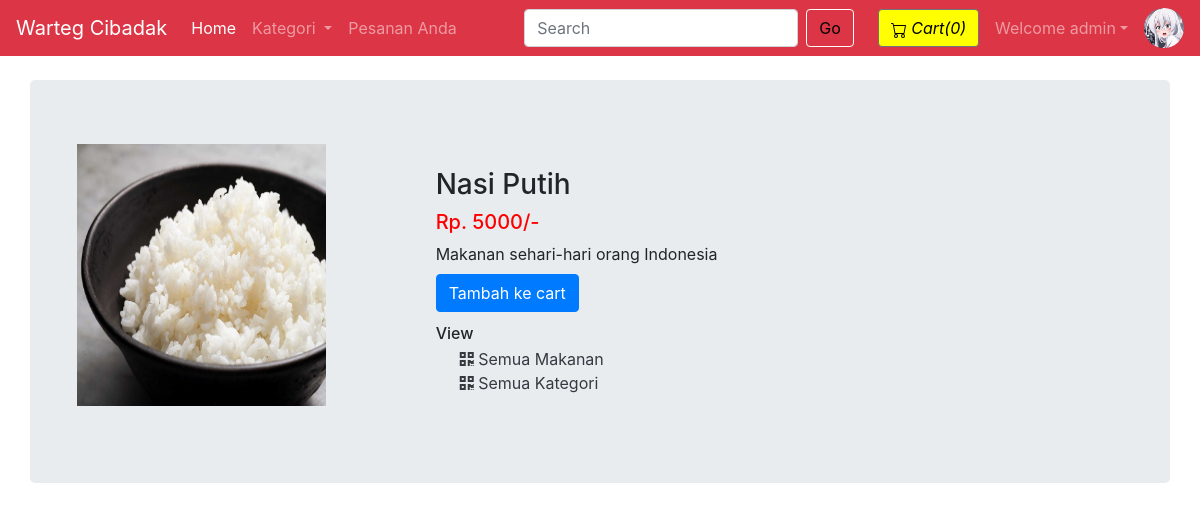
Screenshot of /viewMenu.php?menu_id=1 (signed in) with the database file from the repository.
### tables this page shows
CREATE TABLE IF NOT EXISTS `situs` (
  `id_situs` int unsigned NOT NULL AUTO_INCREMENT,
  `nama_situs` varchar(21) NOT NULL,
  `email` varchar(35) NOT NULL,
  `kontak1` bigint NOT NULL,
  `kontak2` bigint DEFAULT NULL COMMENT 'Opsional',
  `alamat` text NOT NULL,
  `waktu` datetime NOT NULL DEFAULT CURRENT_TIMESTAMP,
  PRIMARY KEY (`id_situs`)
);

CREATE TABLE IF NOT EXISTS `menu` (
  `menu_id` int NOT NULL AUTO_INCREMENT,
  `nama_menu` varchar(255) NOT NULL,
  `harga_menu` int NOT NULL,
  `deskripsi_menu` text NOT NULL,
  `kategori_id_menu` int NOT NULL,
  `waktu_menu_masuk` datetime NOT NULL DEFAULT CURRENT_TIMESTAMP,
  PRIMARY KEY (`menu_id`),
  FULLTEXT KEY `nama_menu` (`nama_menu`,`deskripsi_menu`)
);

### viewMenu.php (the view, shortened to what this page needs)
<!doctype html>
<html lang="en">
<head>
    <link rel="stylesheet" href="https://stackpath.bootstrapcdn.com/bootstrap/4.4.1/css/bootstrap.min.css">
    <link rel="stylesheet" href="https://use.fontawesome.com/releases/v5.8.2/css/all.css">
</head>
<body>
    <?php include 'partials/_dbconnect.php';?>
    <?php require 'partials/_nav.php' ?>
    <div class="container my-4" id="cont">
        <div class="row jumbotron">
        <?php
            $menu_id = $_GET['menu_id'];
            $sql = "SELECT * FROM `menu` WHERE menu_id = $menu_id";
            $result = mysqli_query($conn, $sql);
            $row = mysqli_fetch_assoc($result);
            $nama_menu = $row['nama_menu'];
            $harga_menu = $row['harga_menu'];
            $deskripsi_menu = $row['deskripsi_menu'];
            $kategori_id_menu = $row['kategori_id_menu'];
        ?>
        <?php
        echo  '<div class="col-md-4">
                <img src="img/makanan-'.$menu_id. '.jpg" width="249px" height="262px">
            </div>
            <div class="col-md-8 my-4">
                <h3>' . $nama_menu . '</h3>
                <h5 style="color: #ff0000">Rp. '.$harga_menu. '/-</h5>
                <p class="mb-0">' .$deskripsi_menu .'</p>';
                if($loggedin){
                    $quaSql = "SELECT `jumlah` FROM `keranjang` WHERE menu_id = '$menu_id' AND `id_user`='$id_user'";
                    $quaresult = mysqli_query($conn, $quaSql);
                    $quaExistRows = mysqli_num_rows($quaresult);
                    if($quaExistRows == 0) {
                        echo '<form action="partials/_manageCart.php" method="POST">
                              <input type="hidden" name="itemId" value="'.$menu_id. '">
                              <button type="submit" name="addToCart" class="btn btn-primary my-2">Tambah ke cart</button>';
                    }else {
                        echo '<a href="viewCart.php"><button class="btn btn-primary my-2">Go to Cart</button></a>';
                    }
                }
                else{
                    echo '<button class="btn btn-primary my-2" data-toggle="modal" data-target="#loginModal">Tambah ke cart</button>';
                }
                echo '</form>
                <h6 class="my-1"> View </h6>
                <div class="mx-4">
                    <a href="viewMenuList.php?catid=' . $kategori_id_menu . '" class="active text-dark">
                    <i class="fas fa-qrcode"></i>
                        <span>Semua Makanan</span>
                    </a>
                </div>
                <div class="mx-4">
                    <a href="index.php" class="active text-dark">
                    <i class="fas fa-qrcode"></i>
                        <span>Semua Kategori</span>
                    </a>
                </div>
            </div>'
        ?>
        </div>
    </div>
</body>
</html>

### partials/_nav.php (shortened to what this page needs)
<?php
if(isset($_SESSION['loggedin']) && $_SESSION['loggedin']==true){
  $loggedin= true;
  $id_user = $_SESSION['id_user'];
  $username = $_SESSION['username'];
}
else{
  $loggedin = false;
  $id_user = 0;
}
$sql = "SELECT * FROM `situs`";
$result = mysqli_query($conn, $sql);
$row = mysqli_fetch_assoc($result);
$nama_situs = $row['nama_situs'];
echo '<nav class="navbar navbar-expand-lg navbar-dark bg-danger">
      <a class="navbar-brand" href="index.php">'.$nama_situs.'</a>
      <button class="navbar-toggler" type="button" data-toggle="collapse" data-target="#navbarSupportedContent" aria-controls="navbarSupportedContent" aria-expanded="false" aria-label="Toggle navigation">
        <span class="navbar-toggler-icon"></span>
      </button>
      <div class="collapse navbar-collapse" id="navbarSupportedContent">
        <ul class="navbar-nav mr-auto">
          <li class="nav-item active">
            <a class="nav-link" href="index.php">Home<span class="sr-only">(current)</span></a>
          </li>
          <li class="nav-item dropdown">
            <a class="nav-link dropdown-toggle" href="#" id="navbarDropdown" role="button" data-toggle="dropdown" aria-haspopup="true" aria-expanded="false">
              Kategori
            </a>
            <div class="dropdown-menu" aria-labelledby="navbarDropdown">';
            echo '</div>
          </li>
          <li class="nav-item">
            <a class="nav-link" href="viewOrder.php">Pesanan Anda</a>
          </li>
        </ul>
        <form method="get" action="/Project Warteg/search.php" class="form-inline my-2 my-lg-0 mx-3">
          <input class="form-control mr-sm-2" type="search" name="search" id="search" placeholder="Search" aria-label="Search" required style="color: black;">
          <button class="btn btn-outline-success my-2 my-sm-0" type="submit" style="color: black; border-color: white;">
            Go
          </button>
        </form>
        <style>
        .btn-outline-success:hover {
        color: black;
        background-color: white;
        border-color: black;
      }
      </style>';
        $countsql = "SELECT SUM(`jumlah`) FROM `keranjang` WHERE `id_user`=$id_user";
        $countresult = mysqli_query($conn, $countsql);
        $countrow = mysqli_fetch_assoc($countresult);
        $count = $countrow['SUM(`jumlah`)'];
        if(!$count) {
          $count = 0;
        }
        echo '<a href="viewCart.php"><button type="button" class="btn btn-secondary mx-2" title="MyCart" style="background-color: yellow; color: black;">
          <svg xmlns="img/cart.svg" width="16" height="16" fill="currentColor" class="bi bi-cart" viewBox="0 0 16 16">
            <path d="M0 1.5A.5.5 0 0 1 .5 1H2a.5.5 0 0 1 .485.379L2.89 3H14.5a.5.5 0 0 1 .491.592l-1.5 8A.5.5 0 0 1 13 12H4a.5.5 0 0 1-.491-.408L2.01 3.607 1.61 2H.5a.5.5 0 0 1-.5-.5zM3.102 4l1.313 7h8.17l1.313-7H3.102zM5 12a2 2 0 1 0 0 4 2 2 0 0 0 0-4zm7 0a2 2 0 1 0 0 4 2 2 0 0 0 0-4zm-7 1a1 1 0 1 1 0 2 1 1 0 0 1 0-2zm7 0a1 1 0 1 1 0 2 1 1 0 0 1 0-2z"/>
          </svg>
          <i class="bi bi-cart">Cart(' .$count. ')</i>
        </button></a>';
        if($loggedin){
          echo '<ul class="navbar-nav mr-2">
            <li class="nav-item dropdown">
              <a class="nav-link dropdown-toggle" href="#" id="navbarDropdown" role="button" data-toggle="dropdown"> Welcome ' .$username. '</a>
              <div class="dropdown-menu" aria-labelledby="navbarDropdown">
                <a class="dropdown-item" href="partials/_logout.php">Logout</a>
              </div>
            </li>
          </ul>
          <div class="text-center image-size-small position-relative">
            <a href="viewProfile.php"><img src="img/person-' .$id_user. '.jpg" class="rounded-circle" onError="this.src = \'img/profilePic.jpg\'" style="width:40px; height:40px"></a>
          </div>';
        }
  echo '</div>
    </nav>';
?>

### viewMenu.php (style rules this page uses)
#cont { min-height : 578px; }

### rows the page displays
situs: nama_situs "Warteg Cibadak"
menu: nama_menu "Nasi Putih", harga_menu "5000", deskripsi_menu "Makanan sehari-hari orang Indonesia"

### other values shown
$count "0"
$username "admin"
